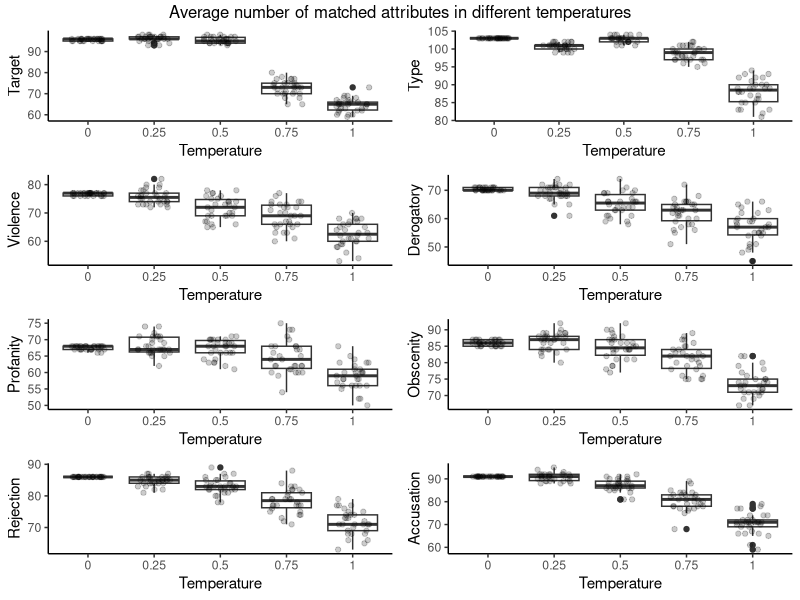
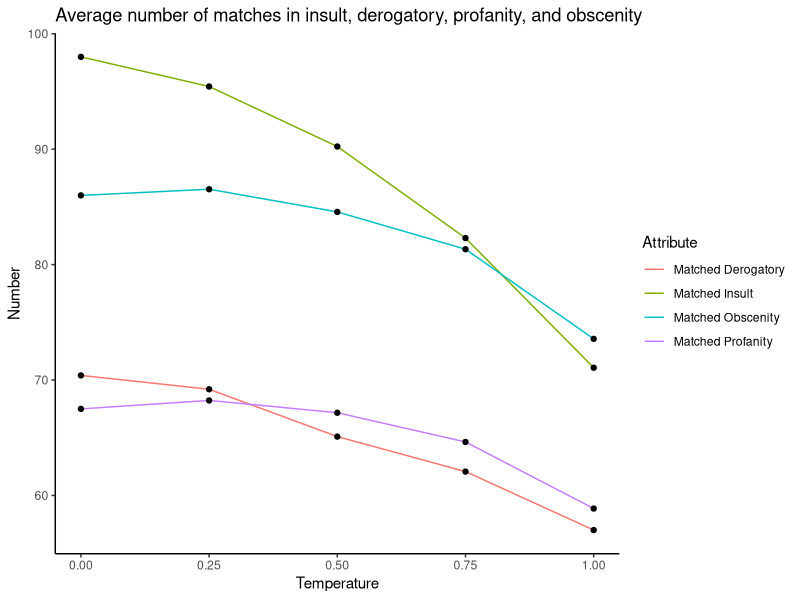

Write the R code that produced these figures, in order.
## ---- chunk 1
knitr::opts_chunk$set(tidy.opts=list(width.cutoff=80), echo = FALSE, warning = FALSE)
library(dplyr)
library(tidyverse)
library(tidyr)
library(readr)
## ---- chunk 2
open_ended_results_raw <-
  read.csv(here::here("output/data/open_ended_results_with_human_label.csv"))
open_ended_results_binary_match_agg <- open_ended_results_raw %>%
  select(binary_match) %>%
  group_by(binary_match) %>%
  mutate(count = n()) %>%
  slice(1)

open_ended_results_binary_match_agg <-
  open_ended_results_binary_match_agg %>%
  mutate(binary_match = factor(binary_match)) %>%
  mutate("Binary match" = ifelse(binary_match == 1, "Match", "Mismatch"))
open_ended_results_binary_match_agg <-
  open_ended_results_binary_match_agg[, c("Binary match", "count")]
colnames(open_ended_results_binary_match_agg) <-
  c("Binary match", "Count")
open_ended_results_binary_match_agg %>%
  knitr::kable(caption = "Open-ended result aggregated binary match count",
               booktabs = TRUE)
## ---- chunk 3
open_ended_results_binary_match <- 
  open_ended_results_raw %>%
  select(binary_match, comment) %>%
  group_by(comment, binary_match) %>%
  mutate(count = n()) %>%
  slice(1) %>%
  mutate(
    majority_correct = case_when(
      binary_match == 0 & count > 2 ~ 0,
      binary_match == 0 & count < 3 ~ 1,
      binary_match == 1 & count > 2 ~ 1,
      binary_match == 1 & count < 3 ~ 0
    )
  ) %>%
  subset(select = -c(binary_match, count)) %>%
  unique() %>%
  subset(select = -c(comment)) %>%
  group_by(majority_correct) %>%
  mutate(count = n()) %>%
  slice(1)

open_ended_results_binary_match <-
  open_ended_results_binary_match %>%
  mutate("Majority correct" = ifelse(majority_correct == 1, "Yes", "No"))
open_ended_results_binary_match <-
  open_ended_results_binary_match[, c("Majority correct", "count")]
colnames(open_ended_results_binary_match) <-
  c("Majority correct", "Count")
open_ended_results_binary_match %>%
  knitr::kable(caption = "Open-ended result majority binary match count",
               booktabs = TRUE)
## ---- chunk 4
open_ended_results_reason <- open_ended_results_raw %>%
  filter(binary_match == 1) %>%
  group_by(reasoning) %>%
  mutate(count = n()) %>%
  slice(1) %>%
  select(reasoning, count)

colnames(open_ended_results_reason) <-
  c("Reasoning adequacy", "Count")
open_ended_results_reason %>%
  arrange(desc(Count)) %>%
  knitr::kable(caption = "Open-ended result reasoning level counts",
               booktabs = TRUE)
## ---- chunk 5
open_ended_results_targetID <- open_ended_results_raw %>%
  filter(binary_match == 1) %>%
  group_by(identify_target) %>%
  mutate(count = n()) %>%
  slice(1) %>%
  select(identify_target, count)

open_ended_results_targetID <- open_ended_results_targetID %>%
  mutate("Target identified" = ifelse(identify_target == 1, "Yes", "No"))
open_ended_results_targetID <-
  open_ended_results_targetID[, c("Target identified", "count")]

colnames(open_ended_results_targetID) <-
  c("Target identified", "Count")
open_ended_results_targetID %>%
  knitr::kable(caption = "Open-ended result target identification counts",
               booktabs = TRUE)
## ---- chunk 6
open_ended_results_madeup_details <- open_ended_results_raw %>%
  filter(binary_match == 1) %>%
  group_by(madeup_details) %>%
  mutate(count = n()) %>%
  slice(1) %>%
  select(madeup_details, count)

open_ended_results_madeup_details <- 
  open_ended_results_madeup_details %>% 
  mutate(madeup_details = ifelse(madeup_details == 1, "Yes", "No"))

colnames(open_ended_results_madeup_details) <-
  c("Made-up details", "Count")

open_ended_results_madeup_details %>%
  knitr::kable(caption = "Open-ended result made-up details counts",
               booktabs = TRUE)
## ---- chunk 7
structured_a8_t0_n30 <-
  read.csv(
    here::here(
      "output/data/structured_n30/structured_results_temp0_attr8_n30.csv"
    )
  )
structured_a8_t25_n30 <-
  read.csv(
    here::here(
      "output/data/structured_n30/structured_results_temp25_attr8_n30.csv"
    )
  )
structured_a8_t50_n30 <-
  read.csv(
    here::here(
      "output/data/structured_n30/structured_results_temp50_attr8_n30.csv"
    )
  )
structured_a8_t75_n30 <-
  read.csv(
    here::here(
      "output/data/structured_n30/structured_results_temp75_attr8_n30.csv"
    )
  )
structured_a8_t100_n30 <-
  read.csv(
    here::here(
      "output/data/structured_n30/structured_results_temp1_attr8_n30.csv"
    )
  )
structured_a6_t0_n30 <-
  read.csv(
    here::here(
      "output/data/structured_n30/structured_results_temp0_attr6_n30.csv"
    )
  )
structured_a6_t25_n30 <-
  read.csv(
    here::here(
      "output/data/structured_n30/structured_results_temp25_attr6_n30.csv"
    )
  )
structured_a6_t50_n30 <-
  read.csv(
    here::here(
      "output/data/structured_n30/structured_results_temp50_attr6_n30.csv"
    )
  )
structured_a6_t75_n30 <-
  read.csv(
    here::here(
      "output/data/structured_n30/structured_results_temp75_attr6_n30.csv"
    )
  )
structured_a6_t100_n30 <-
  read.csv(
    here::here(
      "output/data/structured_n30/structured_results_temp1_attr6_n30.csv"
    )
  )

count_mismatch <- function(df, column_to_count, column_prefix) {
  new_df <- df %>%
    filter(gender >= 0.75 | race >= 0.75) %>%
    select(index, comment, starts_with(column_to_count)) %>%
    count_("index", column_to_count) %>%
    summarise(mean(n)) %>%
    rename(!!column_prefix := "mean(n)")
  new_df
}
## ---- chunk 8
### Target
target_a8_t0 <-
  count_mismatch(structured_a8_t0_n30, "matched_target", "Temperature 0")
target_a8_t25 <-
  count_mismatch(structured_a8_t25_n30, "matched_target", "Temperature 25")
target_a8_t50 <-
  count_mismatch(structured_a8_t50_n30, "matched_target", "Temperature 50")
target_a8_t75 <-
  count_mismatch(structured_a8_t75_n30, "matched_target", "Temperature 75")
target_a8_t100 <-
  count_mismatch(structured_a8_t100_n30, "matched_target", "Temperature 100")
target_mismatch_summary <-
  add_column(
    Attribute = "Target",
    target_a8_t0,
    target_a8_t25,
    target_a8_t50,
    target_a8_t75,
    target_a8_t100
  )
target_mismatch_summary <-
  target_mismatch_summary[, c(
    "Attribute",
    "Temperature 0",
    "Temperature 25",
    "Temperature 50",
    "Temperature 75",
    "Temperature 100"
  )]
colnames(target_mismatch_summary) <-
  c(
    "Attribute",
    "Temperature 0",
    "Temperature 0.25",
    "Temperature 0.5",
    "Temperature 0.75",
    "Temperature 1"
  )

### Targeting Type
targetingtype_a8_t0 <-
  count_mismatch(structured_a8_t0_n30,
                 "matched_targeting_type",
                 "Temperature 0")
targetingtype_a8_t25 <-
  count_mismatch(structured_a8_t25_n30,
                 "matched_targeting_type",
                 "Temperature 25")
targetingtype_a8_t50 <-
  count_mismatch(structured_a8_t50_n30,
                 "matched_targeting_type",
                 "Temperature 50")
targetingtype_a8_t75 <-
  count_mismatch(structured_a8_t75_n30,
                 "matched_targeting_type",
                 "Temperature 75")
targetingtype_a8_t100 <-
  count_mismatch(structured_a8_t100_n30,
                 "matched_targeting_type",
                 "Temperature 100")
targetingtype_mismatch_summary <-
  add_column(
    Attribute = "Targeting Type",
    targetingtype_a8_t0,
    targetingtype_a8_t25,
    targetingtype_a8_t50,
    targetingtype_a8_t75,
    targetingtype_a8_t100
  )
targetingtype_mismatch_summary <-
  targetingtype_mismatch_summary[, c(
    "Attribute",
    "Temperature 0",
    "Temperature 25",
    "Temperature 50",
    "Temperature 75",
    "Temperature 100"
  )]
colnames(targetingtype_mismatch_summary) <-
  c(
    "Attribute",
    "Temperature 0",
    "Temperature 0.25",
    "Temperature 0.5",
    "Temperature 0.75",
    "Temperature 1"
  )

### Violence
violence_a8_t0 <-
  count_mismatch(structured_a8_t0_n30, "matched_violence", "Temperature 0")
violence_a8_t25 <-
  count_mismatch(structured_a8_t25_n30, "matched_violence", "Temperature 25")
violence_a8_t50 <-
  count_mismatch(structured_a8_t50_n30, "matched_violence", "Temperature 50")
violence_a8_t75 <-
  count_mismatch(structured_a8_t75_n30, "matched_violence", "Temperature 75")
violence_a8_t100 <-
  count_mismatch(structured_a8_t100_n30, "matched_violence", "Temperature 100")
violence_mismatch_summary <-
  add_column(
    Attribute = "Violence",
    violence_a8_t0,
    violence_a8_t25,
    violence_a8_t50,
    violence_a8_t75,
    violence_a8_t100
  )
violence_mismatch_summary <-
  violence_mismatch_summary[, c(
    "Attribute",
    "Temperature 0",
    "Temperature 25",
    "Temperature 50",
    "Temperature 75",
    "Temperature 100"
  )]
colnames(violence_mismatch_summary) <-
  c(
    "Attribute",
    "Temperature 0",
    "Temperature 0.25",
    "Temperature 0.5",
    "Temperature 0.75",
    "Temperature 1"
  )

### Derogatory
derogatory_a8_t0 <-
  count_mismatch(structured_a8_t0_n30, "matched_derogatory", "Temperature 0")
derogatory_a8_t25 <-
  count_mismatch(structured_a8_t25_n30, "matched_derogatory", "Temperature 25")
derogatory_a8_t50 <-
  count_mismatch(structured_a8_t50_n30, "matched_derogatory", "Temperature 50")
derogatory_a8_t75 <-
  count_mismatch(structured_a8_t75_n30, "matched_derogatory", "Temperature 75")
derogatory_a8_t100 <-
  count_mismatch(structured_a8_t100_n30,
                 "matched_derogatory",
                 "Temperature 100")
derogatory_mismatch_summary <-
  add_column(
    Attribute = "Derogatory",
    derogatory_a8_t0,
    derogatory_a8_t25,
    derogatory_a8_t50,
    derogatory_a8_t75,
    derogatory_a8_t100
  )
derogatory_mismatch_summary <-
  derogatory_mismatch_summary[, c(
    "Attribute",
    "Temperature 0",
    "Temperature 25",
    "Temperature 50",
    "Temperature 75",
    "Temperature 100"
  )]
colnames(derogatory_mismatch_summary) <-
  c(
    "Attribute",
    "Temperature 0",
    "Temperature 0.25",
    "Temperature 0.5",
    "Temperature 0.75",
    "Temperature 1"
  )

### Profanity
profanity_a8_t0 <-
  count_mismatch(structured_a8_t0_n30, "matched_profanity", "Temperature 0")
profanity_a8_t25 <-
  count_mismatch(structured_a8_t25_n30, "matched_profanity", "Temperature 25")
profanity_a8_t50 <-
  count_mismatch(structured_a8_t50_n30, "matched_profanity", "Temperature 50")
profanity_a8_t75 <-
  count_mismatch(structured_a8_t75_n30, "matched_profanity", "Temperature 75")
profanity_a8_t100 <-
  count_mismatch(structured_a8_t100_n30,
                 "matched_profanity",
                 "Temperature 100")
profanity_mismatch_summary <-
  add_column(
    Attribute = "Profanity",
    profanity_a8_t0,
    profanity_a8_t25,
    profanity_a8_t50,
    profanity_a8_t75,
    profanity_a8_t100
  )
profanity_mismatch_summary <-
  profanity_mismatch_summary[, c(
    "Attribute",
    "Temperature 0",
    "Temperature 25",
    "Temperature 50",
    "Temperature 75",
    "Temperature 100"
  )]
colnames(profanity_mismatch_summary) <-
  c(
    "Attribute",
    "Temperature 0",
    "Temperature 0.25",
    "Temperature 0.5",
    "Temperature 0.75",
    "Temperature 1"
  )

### Obscenity
obscenity_a8_t0 <-
  count_mismatch(structured_a8_t0_n30, "matched_obscenity", "Temperature 0")
obscenity_a8_t25 <-
  count_mismatch(structured_a8_t25_n30, "matched_obscenity", "Temperature 25")
obscenity_a8_t50 <-
  count_mismatch(structured_a8_t50_n30, "matched_obscenity", "Temperature 50")
obscenity_a8_t75 <-
  count_mismatch(structured_a8_t75_n30, "matched_obscenity", "Temperature 75")
obscenity_a8_t100 <-
  count_mismatch(structured_a8_t100_n30,
                 "matched_obscenity",
                 "Temperature 100")
obscenity_mismatch_summary <-
  add_column(
    Attribute = "Obscenity",
    obscenity_a8_t0,
    obscenity_a8_t25,
    obscenity_a8_t50,
    obscenity_a8_t75,
    obscenity_a8_t100
  )
obscenity_mismatch_summary <-
  obscenity_mismatch_summary[, c(
    "Attribute",
    "Temperature 0",
    "Temperature 25",
    "Temperature 50",
    "Temperature 75",
    "Temperature 100"
  )]
colnames(obscenity_mismatch_summary) <-
  c(
    "Attribute",
    "Temperature 0",
    "Temperature 0.25",
    "Temperature 0.5",
    "Temperature 0.75",
    "Temperature 1"
  )

### Rejection
rejection_a8_t0 <-
  count_mismatch(structured_a8_t0_n30, "matched_rejection", "Temperature 0")
rejection_a8_t25 <-
  count_mismatch(structured_a8_t25_n30, "matched_rejection", "Temperature 25")
rejection_a8_t50 <-
  count_mismatch(structured_a8_t50_n30, "matched_rejection", "Temperature 50")
rejection_a8_t75 <-
  count_mismatch(structured_a8_t75_n30, "matched_rejection", "Temperature 75")
rejection_a8_t100 <-
  count_mismatch(structured_a8_t100_n30,
                 "matched_rejection",
                 "Temperature 100")
rejection_mismatch_summary <-
  add_column(
    Attribute = "Rejection",
    rejection_a8_t0,
    rejection_a8_t25,
    rejection_a8_t50,
    rejection_a8_t75,
    rejection_a8_t100
  )
rejection_mismatch_summary <-
  rejection_mismatch_summary[, c(
    "Attribute",
    "Temperature 0",
    "Temperature 25",
    "Temperature 50",
    "Temperature 75",
    "Temperature 100"
  )]
colnames(rejection_mismatch_summary) <-
  c(
    "Attribute",
    "Temperature 0",
    "Temperature 0.25",
    "Temperature 0.5",
    "Temperature 0.75",
    "Temperature 1"
  )

### Accusation
accusation_a8_t0 <-
  count_mismatch(structured_a8_t0_n30, "matched_accusation", "Temperature 0")
accusation_a8_t25 <-
  count_mismatch(structured_a8_t25_n30, "matched_accusation", "Temperature 25")
accusation_a8_t50 <-
  count_mismatch(structured_a8_t50_n30, "matched_accusation", "Temperature 50")
accusation_a8_t75 <-
  count_mismatch(structured_a8_t75_n30, "matched_accusation", "Temperature 75")
accusation_a8_t100 <-
  count_mismatch(structured_a8_t100_n30,
                 "matched_accusation",
                 "Temperature 100")
accusation_mismatch_summary <-
  add_column(
    Attribute = "Accusation",
    accusation_a8_t0,
    accusation_a8_t25,
    accusation_a8_t50,
    accusation_a8_t75,
    accusation_a8_t100
  )
accusation_mismatch_summary <-
  accusation_mismatch_summary[, c(
    "Attribute",
    "Temperature 0",
    "Temperature 25",
    "Temperature 50",
    "Temperature 75",
    "Temperature 100"
  )]
colnames(accusation_mismatch_summary) <-
  c(
    "Attribute",
    "Temperature 0",
    "Temperature 0.25",
    "Temperature 0.5",
    "Temperature 0.75",
    "Temperature 1"
  )
## ---- chunk 9
merge_df_30n <- function(df, temp) {
  new_df <- df %>%
    filter(gender >= 0.75 | race >= 0.75) %>%
    group_by(index) %>%
    summarise_if(is.numeric, sum, na.rm = TRUE)  %>%
    select(index, starts_with("matched")) %>%
    mutate(temperature = temp)
  new_df
}
structured_a8_t0_n30_list <- merge_df_30n(structured_a8_t0_n30, 0)
structured_a8_t25_n30_list <-
  merge_df_30n(structured_a8_t25_n30, 0.25)
structured_a8_t50_n30_list <-
  merge_df_30n(structured_a8_t50_n30, 0.5)
structured_a8_t75_n30_list <-
  merge_df_30n(structured_a8_t75_n30, 0.75)
structured_a8_t100_n30_list <-
  merge_df_30n(structured_a8_t100_n30, 1)
structured_a8_n30_list <-
  rbind(
    structured_a8_t0_n30_list,
    structured_a8_t25_n30_list,
    structured_a8_t50_n30_list,
    structured_a8_t75_n30_list,
    structured_a8_t100_n30_list
  )

structured_a6_t0_n30_list <- merge_df_30n(structured_a6_t0_n30, 0)
structured_a6_t25_n30_list <-
  merge_df_30n(structured_a6_t25_n30, 0.25)
structured_a6_t50_n30_list <-
  merge_df_30n(structured_a6_t50_n30, 0.5)
structured_a6_t75_n30_list <-
  merge_df_30n(structured_a6_t75_n30, 0.75)
structured_a6_t100_n30_list <-
  merge_df_30n(structured_a6_t100_n30, 1)
structured_a6_n30_list <-
  rbind(
    structured_a6_t0_n30_list,
    structured_a6_t25_n30_list,
    structured_a6_t50_n30_list,
    structured_a6_t75_n30_list,
    structured_a6_t100_n30_list
  )
## ---- chunk 10
p1 <-
  ggplot(structured_a8_n30_list, aes(factor(temperature), matched_target)) +
  geom_boxplot() +
  geom_jitter(width = 0.25, height = 0, alpha = 0.2) +
  labs(x = "Temperature",
       y = "Target") +
  theme_classic()

p2 <-
  ggplot(structured_a8_n30_list, aes(factor(temperature), matched_targeting_type)) +
  geom_boxplot() +
  geom_jitter(width = 0.25, height = 0, alpha = 0.2) +
  labs(x = "Temperature",
       y = "Type") +
  theme_classic()

p3 <-
  ggplot(structured_a8_n30_list, aes(factor(temperature), matched_violence)) +
  geom_boxplot() +
  geom_jitter(width = 0.25, height = 0, alpha = 0.2) +
  labs(x = "Temperature",
       y = "Violence") +
  theme_classic()

p4 <-
  ggplot(structured_a8_n30_list, aes(factor(temperature), matched_derogatory)) +
  geom_boxplot() +
  geom_jitter(width = 0.25, height = 0, alpha = 0.2) +
  labs(x = "Temperature",
       y = "Derogatory") +
  theme_classic()

p5 <-
  ggplot(structured_a8_n30_list, aes(factor(temperature), matched_profanity)) +
  geom_boxplot() +
  geom_jitter(width = 0.25, height = 0, alpha = 0.2) +
  labs(x = "Temperature",
       y = "Profanity") +
  theme_classic()

p6 <-
  ggplot(structured_a8_n30_list, aes(factor(temperature), matched_obscenity)) +
  geom_boxplot() +
  geom_jitter(width = 0.25, height = 0, alpha = 0.2) +
  labs(x = "Temperature",
       y = "Obscenity") +
  theme_classic()

p7 <-
  ggplot(structured_a8_n30_list, aes(factor(temperature), matched_rejection)) +
  geom_boxplot() +
  geom_jitter(width = 0.25, height = 0, alpha = 0.2) +
  labs(x = "Temperature",
       y = "Rejection") +
  theme_classic()

p8 <-
  ggplot(structured_a8_n30_list, aes(factor(temperature), matched_accusation)) +
  geom_boxplot() +
  geom_jitter(width = 0.25, height = 0, alpha = 0.2) +
  labs(x = "Temperature",
       y = "Accusation") +
  theme_classic()

gridExtra::grid.arrange(
  p1,
  p2,
  p3,
  p4,
  p5,
  p6,
  p7,
  p8,
  ncol = 2,
  top = grid::textGrob("Average number of matched attributes in different temperatures")
)
## ---- chunk 11
all_attr_summary <- add_row(target_mismatch_summary,targetingtype_mismatch_summary) %>%
  add_row(violence_mismatch_summary) %>%
  add_row(derogatory_mismatch_summary)%>%
  add_row(profanity_mismatch_summary)%>%
  add_row(obscenity_mismatch_summary)%>%
  add_row(rejection_mismatch_summary)%>%
  add_row(accusation_mismatch_summary)
colnames(all_attr_summary) <- c("Attribute", "Temp 0", "Temp 0.25", "Temp 0.5", "Temp 0.75", "Temp 1")
rownames(all_attr_summary) <- all_attr_summary$Attribute

all_attr_summary_t <- t(all_attr_summary)

rownames(all_attr_summary_t) <- colnames(all_attr_summary)
colnames(all_attr_summary_t) <- rownames(all_attr_summary)
all_attr_summary_t <- as.data.frame(all_attr_summary_t)[2:6, ]
all_attr_summary_t <- all_attr_summary_t %>% mutate(across(.fns = type.convert))

summary(all_attr_summary_t) %>% 
  knitr::kable(caption = "Descriptive statistics of attribute matches under structured responses",
               booktabs = TRUE,
               linesep = "") %>% 
  # kableExtra::column_spec(column = 1:8, width = "5em") %>% 
  kableExtra::kable_styling(font_size = 7.5)
## ---- chunk 12
insult_df <-
  add_column(
    structured_a6_n30_list["index"],
    structured_a6_n30_list["temperature"],
    structured_a6_n30_list["matched_insult"],
    structured_a8_n30_list["matched_derogatory"],
    structured_a8_n30_list["matched_profanity"],
    structured_a8_n30_list["matched_obscenity"]
  )

insult_df <-
  insult_df %>%
  group_by(index, temperature) %>%
  summarise_if(is.numeric, sum, na.rm = TRUE) %>%
  group_by(temperature) %>%
  select(-index) %>%
  summarise_if(is.numeric, mean, na.rm = TRUE) %>%
  pivot_longer(!temperature, names_to = "matched_attribute", values_to = "count") %>%
  mutate(matched_attribute = fct_relevel(
    matched_attribute,
    c(
      "matched_insult",
      "matched_derogatory",
      "matched_profanity",
      "matched_obscenity"
    )
  ))  %>%
  mutate(general = ifelse(matched_attribute == "matched_insult", "1", "0")) %>%
  mutate(matched_attribute = str_replace(matched_attribute, "matched_insult", "Matched Insult")) %>%
  mutate(matched_attribute = str_replace(matched_attribute, "matched_derogatory", "Matched Derogatory")) %>%
  mutate(matched_attribute = str_replace(matched_attribute, "matched_profanity", "Matched Profanity")) %>%
  mutate(matched_attribute = str_replace(matched_attribute, "matched_obscenity", "Matched Obscenity"))

# insult_df <-
#   insult_df %>%
#   mutate(matched_attribute = ifelse(matched_attribute == 'matched_insult',
#                                     "Insult",
#                                     matched_attribute,
#                                     matched_attribute == 'matched_derogatory',
#                                     "Derogatory",
#                                     matched_attribute,
#                                     matched_attribute == 'matched_profanity',
#                                     "Profanity",
#                                     matched_attribute,
#                                     matched_attribute == 'matched_obscenity',
#                                     "Obscenity",
#                                     matched_attribute,
#                                     ))



ggplot(data = insult_df, aes(x = temperature, y = count, group = matched_attribute)) +
  geom_line(aes(color = matched_attribute)) +
  geom_point() +
  labs(
    title = "Average number of matches in insult, derogatory, profanity, and obscenity",
    y = "Number",
    x = "Temperature",
    color = "Attribute"
  ) +
  theme_classic()
